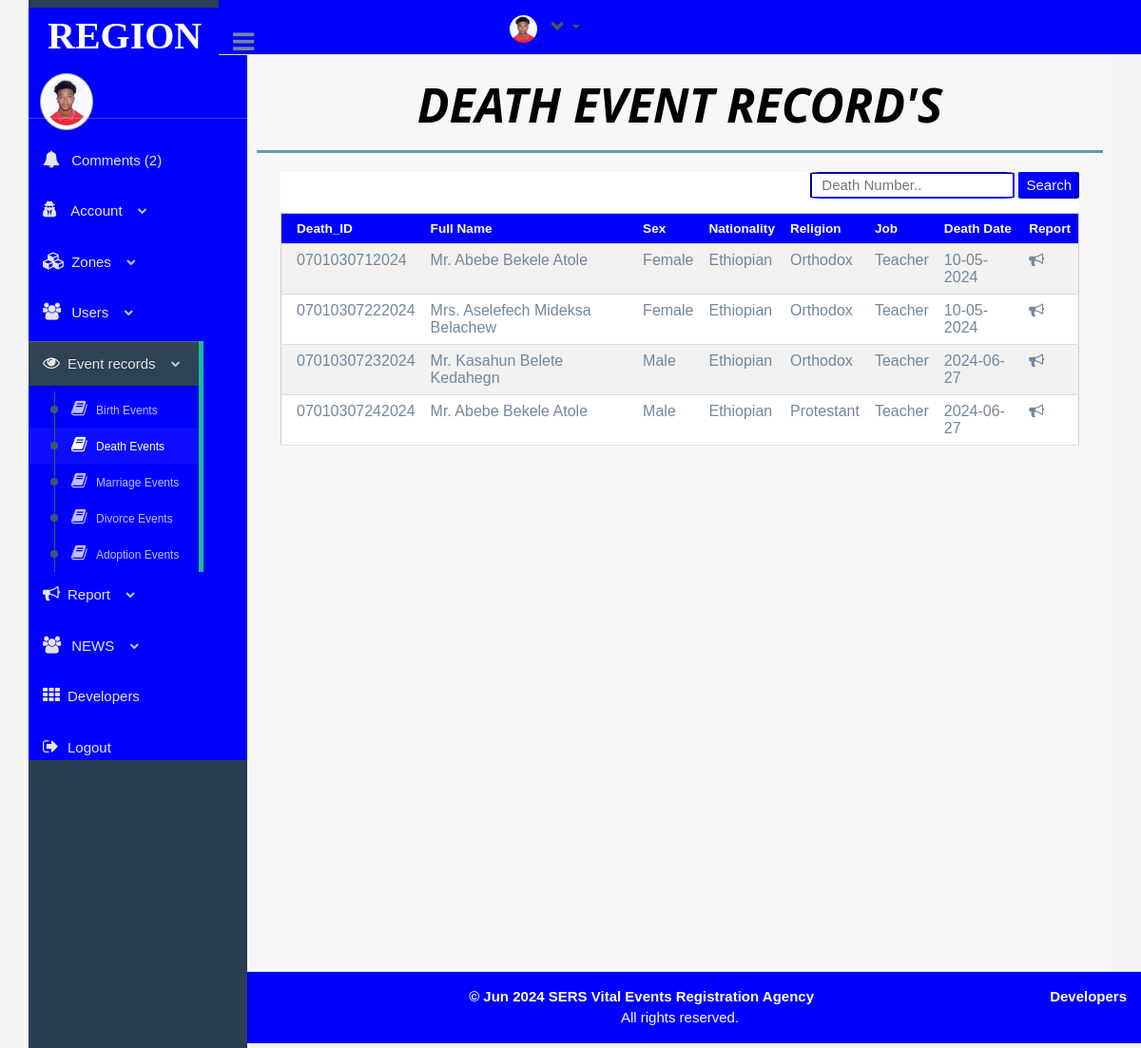
Page /Rregisterar/view-death.php (signed in) on the committed database.
### tables this page shows
CREATE TABLE `memberuser` (
  `id` int(11) NOT NULL,
  `name` varchar(100) NOT NULL,
  `email` varchar(100) NOT NULL,
  `phone` varchar(100) NOT NULL,
  `password` varchar(100) NOT NULL,
  `role` varchar(200) NOT NULL,
  `pic` varchar(400) NOT NULL,
  `rcode` varchar(2) NOT NULL,
  `zcode` varchar(2) NOT NULL,
  `wcode` varchar(2) NOT NULL,
  `kcode` varchar(2) NOT NULL,
  `FullName` varchar(100) NOT NULL,
  `firstlogin` varchar(10) NOT NULL
);

CREATE TABLE `deathevent` (
  `id` int(5) NOT NULL,
  `birtheventnum` varchar(20) NOT NULL,
  `fname` varchar(30) NOT NULL,
  `mname` varchar(30) NOT NULL,
  `lname` varchar(30) NOT NULL,
  `sex` varchar(10) NOT NULL,
  `nationality` varchar(30) NOT NULL,
  `title` varchar(40) NOT NULL,
  `religion` varchar(40) NOT NULL,
  `dob` varchar(20) NOT NULL,
  `edubackg` varchar(50) NOT NULL,
  `job` varchar(100) NOT NULL,
  `cause` varchar(200) NOT NULL,
  `dateofdeath` varchar(20) NOT NULL,
  `rcode` varchar(2) NOT NULL,
  `zcode` varchar(2) NOT NULL,
  `wcode` varchar(2) NOT NULL,
  `kcode` varchar(3) NOT NULL,
  `eventnumber` varchar(30) NOT NULL,
  `regyear` varchar(10) NOT NULL,
  `regmonth` varchar(20) NOT NULL
);

### Rregisterar/view-death.php (the view, shortened to what this page needs)
 <?Php
       include("inc/head.php");
      ?>
   <body class="nav-md" >
    <div class="container body" >
        <div class="main_container">
     <?php include("inc/slide.php");
      ?>
    <?Php include("inc/navigation.php"); ?>
    <div class="right_col" role="main" >
                <div class="row tile_count " style="border-bottom: 3px solid cadetblue;">
                    <div class="" style="margin-top: 10px;">
                        <span>
                            <h6 class="w3-center item-title w3-round w3-animate-zoom" style="font-size: 50px; color: black; padding: 10px; font-weight: bold;">
                                <i class="w3-padding w3-animate-fading"><b>DEATH EVENT RECORD'S</b></i>
                            </h6>
                       </span>
                       </div>
                </div>
                <div class="main-content" id="content-wrapper">
                    <div class="container-fluid">
                        <div class="row">
                            <div class="col-lg-12 clear-padding-xs">
                                <div class="dash-item fist-dash-item">
                                  <div style="float: right;">
                                    <form action="" method="POST">
                                      <input type="text" name="deathnum" placeholder="Death Number.." style="border-radius: 5%;border-color: blue;padding-left: 10px;">
                                      <input type="submit" name="searchdeath" value="Search" style="border-color: blue;border-radius: 5%;background-color: blue;color: white;">
                                    </form>
                                  </div>
                                  <?php
                                      if (!isset($_POST['searchdeath'])) {
                                        ?>
                                       <?php
                                          $resultPerPage=10;
                                          if(!isset($_GET['page'])){
                                               $page=1;
                                          }
                                        else
                                           {
                                             $page=$_GET['page'];
                                            }
                                         $thisPageResult=($page-1)*$resultPerPage;
                                         $sql="SELECT * FROM deathevent WHERE 1 order by eventnumber LIMIT $thisPageResult,$resultPerPage ";
                                        if($run=mysqli_query($con,$sql)){
                                             ?>
                                          <table class="w3-table-all">
                                           <tr>
                                              <th class="small">Death_ID</th>
                                              <th class="small">Full Name</th>
                                              <th class="small">Sex</th>
                                              <th class="small">Nationality</th>
                                              <th class="small">Religion</th>
                                              <th class="small">Job</th>
                                              <th class="small">Death Date</th>
                                              <th class="small w3-center" >Report</th>
                                         </tr>
                                        <?php
                                           while($row=mysqli_fetch_array($run)){
                                                ?>
                                               <tr>
                                                  <td><?php echo $row['eventnumber'];?></td>
                                                  <td><?php echo $row['title']." ".$row['fname']." ".$row['mname']." ".$row['lname']; ?></td>
                                                  <td><?php echo $row['sex']; ?></td>
                                                  <td><?php echo $row['nationality']; ?></td>
                                                  <td><?php echo $row['religion'] ; ?></td>
                                                  <td><?php echo $row['job'] ; ?></td>
                                                  <td><?php echo $row['dateofdeath']; ?></td>
                                                  <td><a href="report-death-individual.php?DeathRep=<?php echo $row['eventnumber']; ?>"><i class="fa fa-bullhorn"></i></a></td>
                                              </tr>
                                              </a><?php
                                          }
                                  echo "</table>";
                                  }
                                  else
                                    echo "not done";?>
                                     <?php }
                                  ?>
                                </div>
                            </div>
                        </div>
                    </div>
                </div>
            </div>
        </div>
    </div>
        <?Php include("inc/footer.php"); ?>
</body>
</html

### Rregisterar/inc/head.php (shortened to what this page needs)
<head>
    <link rel="stylesheet" href="https://cdnjs.cloudflare.com/ajax/libs/font-awesome/4.7.0/css/font-awesome.min.css">
    <link rel="stylesheet" href="https://maxcdn.bootstrapcdn.com/bootstrap/3.3.7/css/bootstrap.min.css">
    <link href="css/bootstrap.min.css" rel="stylesheet">
    <link href="css/bootstrap.css" rel="stylesheet">
    <link href="css/custom.min.css" rel="stylesheet">
</head>

### Rregisterar/inc/slide.php (shortened to what this page needs)
 <head>
    <link rel="stylesheet" href="../w3.css">
    <link rel="stylesheet" href="../font-awesome/css/font-awesome.min.css">
    <link rel="stylesheet" href="../../css/style.css">
    <link rel="stylesheet" href="../bootstrap/css/bootstrap.css">
</head>
    <?php
      require '../try.php';
      include("head.php");
    ?>
<div class="col-md-3 left_col menu_fixed w3-hide-small" >
            <div class="left_col scroll-view"  style="background-color: blue;overflow-y: auto;overflow-x: hidden; max-height: 100vh;white-space: nowrap;">
                <div class="navbar nav_title" style="border: 0;" >
                <a href="index.php" class="site_title"  style="background-color:blue;"><span style="font-weight: bolder;color:white;text-align: center;font-style: serif;font-size:40px;font-family: Georgia, Serif;">&nbsp;REGION</span></a>
                </div>
                <div class="profile">
        <?php
            require "../connect.php";
            $LoggedInName=$_SESSION['LoginUsername'];
            $LoggedInPassword=$_SESSION['LoginPassword'];
            $UserInfo="SELECT *FROM memberuser where name='$LoggedInName ' AND password='$LoggedInPassword'";
            if($run=mysqli_query($con,$UserInfo)){
                $User=mysqli_fetch_array($run);
                    $UserImage=$User['pic'];
            }
        ?>
        <?php
         $uname=$_SESSION['LoginUsername'];
         $upassword=$_SESSION['LoginPassword'];
                 ?>
                    <div class="profile_pic">
                        <?php echo "<img src='../StaffPic/$UserImage' alt='Profile Image' class='img-circle profile_img'>"; ?>
                    </div>
                    <div class="profile_info">
                    </div>
                </div>
                <br/>
                <div id="sidebar-menu" class="main_menu_side hidden-print main_menu">
                    <div class="menu_section">
                        <b><h3>SERS </h3></b>
                        <h3><?php if(isset($uname) &&isset($upassword)){echo$uname;} echo " ".":"; echo $_SESSION['role']; ?> </h3>
                        <hr>
                        <?php
                            $notification="SELECT * FROM comment where 1";
                            if($RunQuery=mysqli_query($con,$notification)){
                                $totalNotification=mysqli_num_rows($RunQuery);
                            }
                         ?>
                        <ul class="nav side-menu ">
                            <li class="w3-display-position"><a href="#" onclick="document.getElementById('view-comment').style.display='block'">
                                <i class="fa fa-bell"></i> Comments (<?php echo $totalNotification; ?>)</a></li>
                            <li><a href="#"><i class="fa fa-user-secret menu-icon"></i> Account <span class="fa fa-chevron-down"></span></a>
                            </li>
                        <li><a href="#"><i class="fa fa-cubes"></i> Zones <span class="fa fa-chevron-down">  </span></a>
                         </li>
                        <li><a href="#"><i class="fa fa-users"></i> Users <span class="fa fa-chevron-down"></span></a>
                            </li>
          <li><a href="#"><i class="fa fa-eye"></i>Event records <span class="fa fa-chevron-down">  </span></a>
                    <ul class="nav child_menu">
                             <li><a href="view-birth.php"><i class="fa fa-book"></i>Birth Events</a></li>
                             <li><a href="view-death.php"><i class="fa fa-book"></i>Death Events</a></li>
                             <li><a href="view-marriage.php"><i class="fa fa-book"></i>Marriage Events</a></li>
                            <li><a href="view-divorce.php"><i class="fa fa-book"></i>Divorce Events</a></li>
                            <li><a href="view-adoption.php"><i class="fa fa-book"></i>Adoption Events</a></li>
                    </ul>
              </li>
              <li><a href="#"><i class="fa fa-bullhorn"></i>Report<span class="fa fa-chevron-down">  </span></a>
               </li>
               <li><a href="#"><i class="fa fa-users menu-icon"></i> NEWS <span class="fa fa-chevron-down"></span></a>
                            </li>
                <li><a href="aboutdeveloper.php"><i class="fa fa-th"></i>Developers</a></li>
                <li><a href="inc/logout.php"><i class="fa fa-sign-out"></i>Logout</a></li>
              </div>
             </div>
           </div>
        </div>

### try.php (shortened to what this page needs)
<head>
     <link rel="stylesheet" href="../w3.css">
     <link rel="stylesheet" href="https://stackpath.bootstrapcdn.com/font-awesome/4.7.0/css/font-awesome.min.css">
     <link rel="stylesheet" href="../../css/style.css">
    </head>

### Rregisterar/inc/navigation.php (shortened to what this page needs)
        <?php
            $LoggedInName=$_SESSION['LoginUsername'];
            $LoggedInPassword=$_SESSION['LoginPassword'];
            $UserInfo="SELECT *FROM memberuser where name='$LoggedInName ' AND password='$LoggedInPassword'";
            if($run=mysqli_query($con,$UserInfo)){
                $User=mysqli_fetch_array($run);
                    $UserImage=$User['pic'];
                }
              ?>
<!DOCTYPE html>
 <html>
   <head>
        <link rel="stylesheet" href="../w3.css">
       <link rel="stylesheet" href="https://stackpath.bootstrapcdn.com/font-awesome/4.7.0/css/font-awesome.min.css">
     </head>
         <body>
         </body>
 </html>
 <div class="top_nav navbar-fixed-top w3-hide-small">
 <div class="nav_menu"  style="background-color:blue">
                <nav class="w3-hover-blue">
                    <div class="nav toggle">
                        <a id="menu_toggle"><i class="fa fa-bars"></i></a>
                    </div>
                    <ul class="nav navbar-nav navbar-right" >
                       <li class="">
                            <a href="javascript:;" class="user-profile dropdown-toggle w3-hover-blue" data-toggle="dropdown" aria-expanded="false">
					 <?php echo "<img src='../StaffPic/$UserImage' alt='Profile Image' class='img-circle'>"; ?>
                           <span class="glyphicon glyphicon-chevron-down"></span>
				</a>
                        </li>
                 </ul>
           </nav>
     </div>
 </div>

### Rregisterar/inc/footer.php
<footer class="main-footer" style="margin-top: 0px;margin-bottom:5px; background-color: blue; color: white; border-top: 1px solid #d2d6de; padding: 15px;">
    <div class="pull-right hidden-xs">
        <b><a href="aboutdeveloper.php" style="color: white;">Developers</a></b>
    </div>
    <?php
    $today = date("M Y");
    ?>
    <div style="text-align: center;">
        <strong style="color: white;">&copy; <?php echo $today; ?> SERS Vital Events Registration Agency</strong>
        <br>
        <span style="color: white;">All rights reserved.</span>
    </div>
</footer>

### w3.css (style rules this page uses)
*,*:before,*:after { box-sizing:inherit }
html { -ms-text-size-adjust:100%;-webkit-text-size-adjust:100% }
body { margin:0 }
article,aside,details,figcaption,figure,footer,header,main,menu,nav,section { display:block }
a { background-color:transparent }
b,strong { font-weight:bolder }
img { border-style:none }
hr { box-sizing:content-box;height:0;overflow:visible }
button,input,select,textarea,optgroup { font:inherit;margin:0 }
button,input { overflow:visible }
button,[type=button],[type=reset],[type=submit] { -webkit-appearance:button }
html,body { font-family:Verdana,sans-serif;font-size:15px;line-height:1.5 }
html { overflow-x:hidden }
h3 { font-size:24px }
h6 { font-size:16px }
h1,h2,h3,h4,h5,h6 { font-family:"Segoe UI",Arial,sans-serif;font-weight:400;margin:10px 0 }
hr { border:0;border-top:1px solid #eee;margin:20px 0 }
img { vertical-align:middle }
a { color:inherit }
.w3-table,.w3-table-all { border-collapse:collapse;border-spacing:0;width:100%;display:table }
.w3-table-all { border:1px solid #ccc }
.w3-bordered tr,.w3-table-all tr { border-bottom:1px solid #ddd }
.w3-table-all tr:nth-child(odd) { background-color:#fff }
.w3-table-all tr:nth-child(even) { background-color:#f1f1f1 }
.w3-table td,.w3-table th,.w3-table-all td,.w3-table-all th { padding:8px 8px;display:table-cell;text-align:left;vertical-align:top }
.w3-table th:first-child,.w3-table td:first-child,.w3-table-all th:first-child,.w3-table-all td:first-child { padding-left:16px }
.w3-display-position { position:absolute }
.w3-round,.w3-round-medium { border-radius:4px }
.w3-animate-fading { animation:fading 10s infinite }
.w3-animate-zoom { animation:animatezoom 0.6s }
.w3-center { text-align:center!important }
.w3-padding { padding:8px 16px!important }

### Rregisterar/view-death.php (style rules this page uses)
.dash-item { margin-top: 0px; background: #fff; }
th { background-color:blue; color: white; }

### Rregisterar/inc/head.php (style rules this page uses)
body { background-color: whitesmoke; }

### Rregisterar/inc/slide.php (style rules this page uses)
th { background-color: blue; color: white; }

### rows in the picture
memberuser: pic (picture)
deathevent: eventnumber "0701030712024", title "Mr.", fname "Abebe", mname "Bekele", lname "Atole", sex "Female", nationality "Ethiopian", religion "Orthodox", job "Teacher", dateofdeath "10-05-2024"
deathevent: eventnumber "07010307222024", title "Mrs.", fname "Aselefech", mname "Mideksa", lname "Belachew", sex "Female", nationality "Ethiopian", religion "Orthodox", job "Teacher", dateofdeath "10-05-2024"
deathevent: eventnumber "07010307232024", title "Mr.", fname "Kasahun", mname "Belete", lname "Kedahegn", sex "Male", nationality "Ethiopian", religion "Orthodox", job "Teacher", dateofdeath "2024-06-27"
deathevent: eventnumber "07010307242024", title "Mr.", fname "Abebe", mname "Bekele", lname "Atole", sex "Male", nationality "Ethiopian", religion "Protestant", job "Teacher", dateofdeath "2024-06-27"

### other values in the picture
$totalNotification "2"
